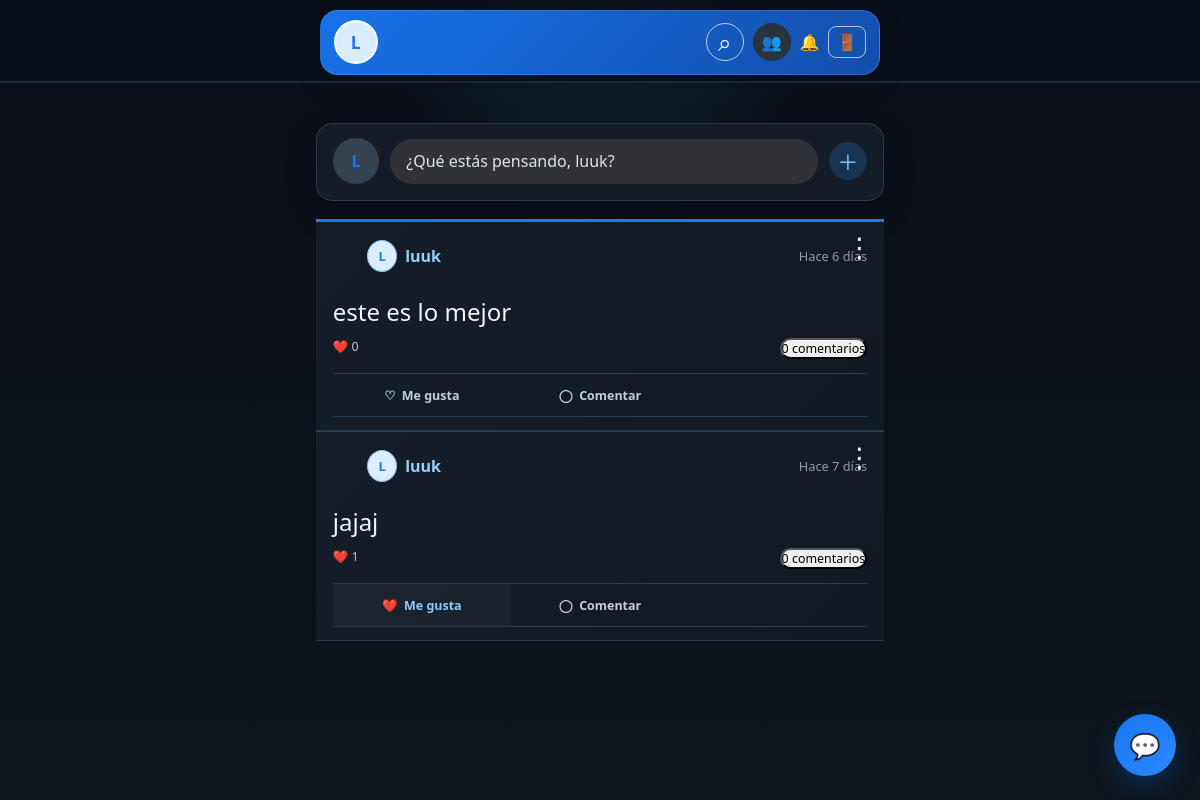
The page /home/1 (signed in) on the database as committed earlier.
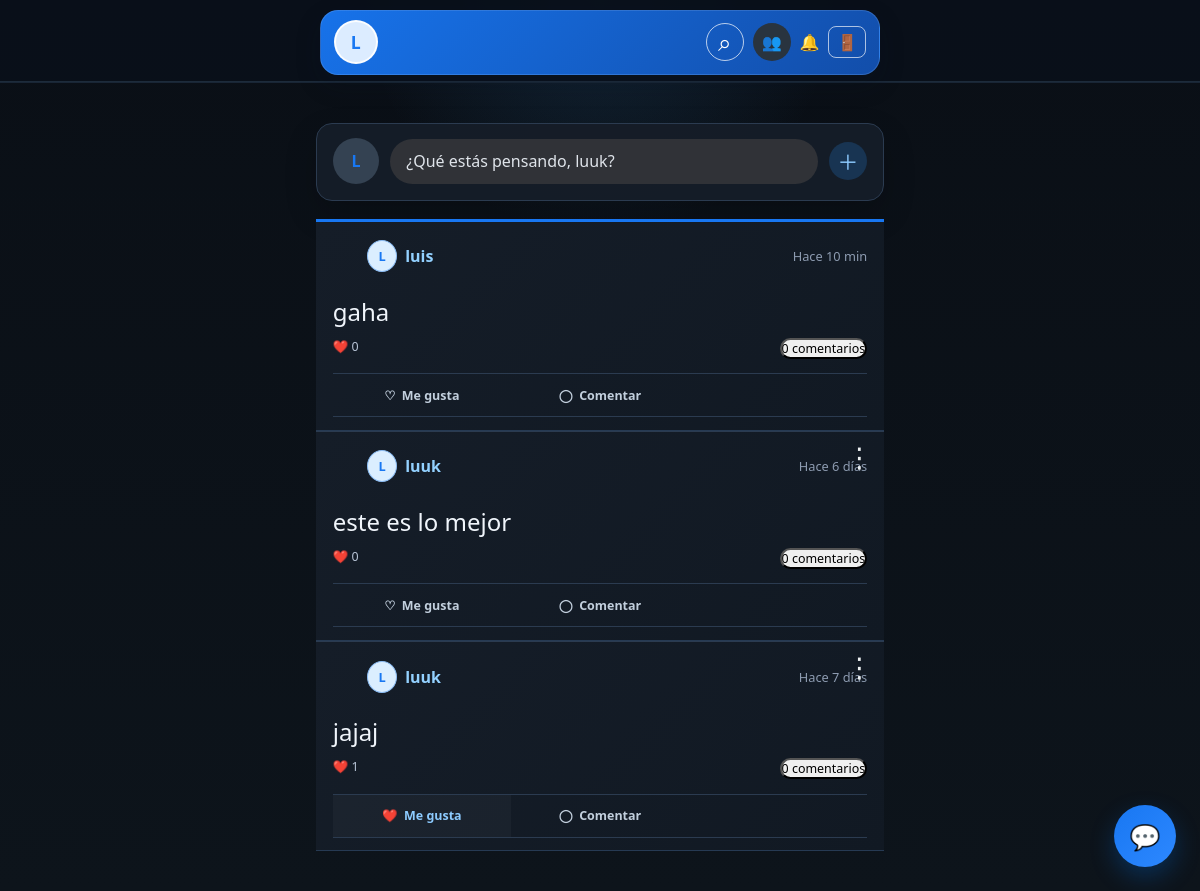
The same page on the database as committed later.
### app.py (models this page shows)
class Post(db.Model):
    id = db.Column(db.Integer, primary_key=True)
    texto = db.Column(db.Text, nullable=False)
    imagen = db.Column(db.String(255))  # Ruta de imagen
    video = db.Column(db.String(255))
    autor_id = db.Column(db.Integer, db.ForeignKey('usuario.id'), nullable=False)
    autor = db.Column(db.String(80), nullable=False)
    fecha = db.Column(db.DateTime, default=datetime.utcnow)
    likes_count = db.relationship('Like', cascade='all, delete-orphan', lazy=True)
    comentarios = db.relationship('Comentario', cascade='all, delete-orphan', lazy=True,
                                  order_by='Comentario.fecha.asc()')

### app.py (the view)
@app.route("/home/<int:user_id>")
def home(user_id):
    if session.get('user_id') != user_id:
        flash("Inicia sesión para continuar.", "danger")
        return redirect(url_for("login"))
    user = Usuario.query.get(user_id)
    if user:
        posts = Post.query.order_by(Post.fecha.desc()).all()
        usuarios = Usuario.query.all()
        usuarios_dict = {u.usuario: u for u in usuarios}
        user_likes = {like.post_id for like in Like.query.filter_by(usuario_id=user.id).all()}
        unread_count = Mensaje.query.filter(
            Mensaje.grupo_id.is_(None),
            Mensaje.receptor_id == user.id,
            Mensaje.leido.is_(False),
        ).count()
        return render_template("home.html", usuario=user, user_id=user.id, posts=posts,
                     usuarios_dict=usuarios_dict, user_likes=user_likes,
                     unread_count=unread_count,
                     notification_count=Notificacion.query.filter_by(usuario_id=user.id, leida=False).count())
    else:
        flash("Usuario no encontrado.")
        return redirect(url_for("index"))

### app.py (called while the page is built)
@app.template_filter("timeago")
def timeago(value):
    if not value:
        return "Ahora"
    seconds = max(0, int((datetime.utcnow() - value).total_seconds()))
    if seconds < 60:
        return "Ahora"
    minutes = seconds // 60
    if minutes < 60:
        return f"Hace {minutes} min"
    hours = minutes // 60
    if hours < 24:
        return f"Hace {hours} h"
    days = hours // 24
    return f"Hace {days} día{'s' if days != 1 else ''}"

### templates/home.html (shortened to what the changed rows need)
<!DOCTYPE html>
<html lang="es">
<head>
    <link rel="stylesheet" type="text/css" href="{{ url_for('static', filename='style_new.css') }}">
</head>
<body>
    <main class="feed-page container">
        {% if posts %}
            {% for post in posts %}
            <div class="post-card pressable-post" data-menu-target="post-menu-{{ post.id }}" data-comment-post="{{ post.id }}">
                <div class="card-body">
                    {% if post.autor_id == user_id %}
                        <button class="post-menu-trigger" type="button" aria-label="Opciones de publicación" onclick="toggleMenu('post-menu-{{ post.id }}')">⋮</button>
                    {% endif %}
                    <div class="post-meta">
                        {% set post_user = usuarios_dict.get(post.autor) %}
                        {% if post_user %}
                            <a href="{{ url_for('perfil', user_id=post_user.id, current_user_id=user_id) }}" class="post-author">
                                {% if post_user.foto_data or post_user.foto %}
                                    <img src="{{ post_user.foto_data or post_user.foto }}" alt="" class="post-author-avatar">
                                {% else %}
                                    <span class="post-author-avatar post-author-avatar-fallback">{{ post.autor[0]|upper }}</span>
                                {% endif %}
                                <span>{{ post.autor }}</span>
                            </a>
                        {% else %}
                            <span class="post-author"><span class="post-author-avatar post-author-avatar-fallback">{{ post.autor[0]|upper }}</span><span>{{ post.autor }}</span></span>
                        {% endif %}
                        <span class="post-time" title="{{ post.fecha.strftime('%d/%m/%Y %H:%M') if post.fecha else 'Ahora' }}">{{ post.fecha|timeago }}</span>
                    </div>
                    {% if post.texto %}
                        <p class="card-text">{{ post.texto }}</p>
                    {% endif %}
                    <div class="post-engagement-summary">
                        <span>❤️ {{ post.likes_count|length }}</span>
                        <button type="button" class="comment-count-link" onclick="focusComment({{ post.id }})">{{ post.comentarios|length }} comentarios</button>
                    </div>
                    <div class="post-actions">
                        {% if post.id in user_likes %}
                            <a href="/like/{{ post.id }}/{{ user_id }}" class="post-action liked like-button">
                                ❤️ <span>Me gusta</span>
                            </a>
                        {% else %}
                            <a href="/like/{{ post.id }}/{{ user_id }}" class="post-action like-button">
                                ♡ <span>Me gusta</span>
                            </a>
                        {% endif %}
                        <button type="button" class="post-action post-comment-action" aria-expanded="false" onclick="focusComment({{ post.id }})">◯ <span>Comentar</span></button>
                    </div>
                </div>
            </div>
            {% endfor %}
        {% else %}
            <div class="alert alert-info">
                📝 No hay posts aún. ¡Sé el primero en publicar algo increíble!
            </div>
        {% endif %}
    </main>
</body>
</html>

Rows that differ between the two databases and show on the page:
added Post: autor "L", autor "luis", fecha "Hace 10 min", texto "gaha", likes_count|length "0", comentarios|length "0"
